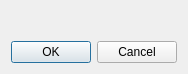
<?xml version="1.0" encoding="UTF-8"?>
<ui version="4.0">
 <class>PasswordDialog</class>
 <widget class="QDialog" name="PasswordDialog">
  <property name="windowModality">
   <enum>Qt::ApplicationModal</enum>
  </property>
  <property name="geometry">
   <rect>
    <x>0</x>
    <y>0</y>
    <width>176</width>
    <height>74</height>
   </rect>
  </property>
  <property name="sizePolicy">
   <sizepolicy hsizetype="MinimumExpanding" vsizetype="MinimumExpanding">
    <horstretch>0</horstretch>
    <verstretch>0</verstretch>
   </sizepolicy>
  </property>
  <property name="windowTitle">
   <string>Dialog</string>
  </property>
  <property name="modal">
   <bool>true</bool>
  </property>
  <layout class="QVBoxLayout" name="verticalLayout">
   <property name="sizeConstraint">
    <enum>QLayout::SetMinimumSize</enum>
   </property>
   <item>
    <widget class="gui::widget::PasswordWidget" name="passwordWidget" native="true">
     <property name="sizePolicy">
      <sizepolicy hsizetype="Preferred" vsizetype="Preferred">
       <horstretch>0</horstretch>
       <verstretch>0</verstretch>
      </sizepolicy>
     </property>
    </widget>
   </item>
   <item>
    <widget class="QDialogButtonBox" name="buttonBox">
     <property name="orientation">
      <enum>Qt::Horizontal</enum>
     </property>
     <property name="standardButtons">
      <set>QDialogButtonBox::Cancel|QDialogButtonBox::Ok</set>
     </property>
     <property name="centerButtons">
      <bool>false</bool>
     </property>
    </widget>
   </item>
  </layout>
 </widget>
 <customwidgets>
  <customwidget>
   <class>gui::widget::PasswordWidget</class>
   <extends>QWidget</extends>
   <header location="global">src/gui/widget/PasswordWidget.h</header>
   <container>1</container>
  </customwidget>
 </customwidgets>
 <resources/>
 <connections>
  <connection>
   <sender>buttonBox</sender>
   <signal>accepted()</signal>
   <receiver>PasswordDialog</receiver>
   <slot>accept()</slot>
   <hints>
    <hint type="sourcelabel">
     <x>248</x>
     <y>254</y>
    </hint>
    <hint type="destinationlabel">
     <x>157</x>
     <y>274</y>
    </hint>
   </hints>
  </connection>
  <connection>
   <sender>buttonBox</sender>
   <signal>rejected()</signal>
   <receiver>PasswordDialog</receiver>
   <slot>reject()</slot>
   <hints>
    <hint type="sourcelabel">
     <x>316</x>
     <y>260</y>
    </hint>
    <hint type="destinationlabel">
     <x>286</x>
     <y>274</y>
    </hint>
   </hints>
  </connection>
 </connections>
</ui>
